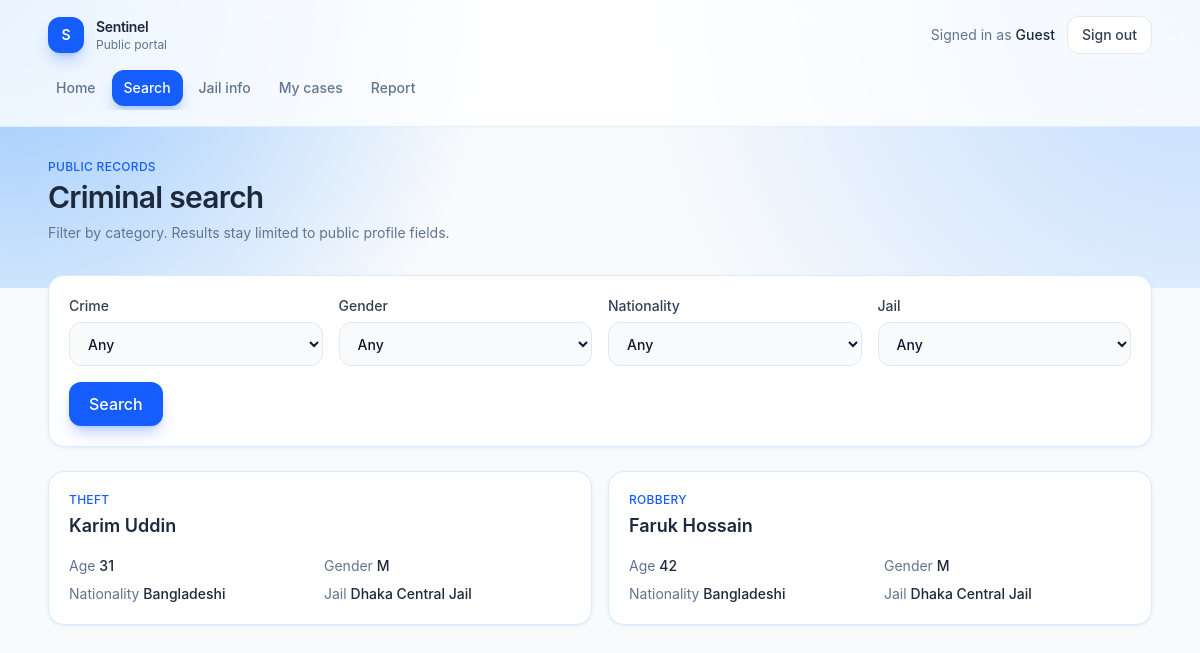
Screenshot of /search with the database file from the repository.
### tables this page shows
CREATE TABLE Criminal (
    CID INTEGER PRIMARY KEY,
    Name TEXT NOT NULL,
    Age INTEGER,
    Crime TEXT,
    Height REAL,
    Gender TEXT,
    Nationality TEXT,
    JID INTEGER,
    time_sentenced TEXT,
    FOREIGN KEY (JID) REFERENCES Jail(JID)
);

### app.py (the view)
@app.route("/search")
def search_criminals():
    db = get_db()
    crime = request.args.get("crime") or ""
    gender = request.args.get("gender") or ""
    nationality = request.args.get("nationality") or ""
    jail_id = request.args.get("jail_id") or ""
    query = """
    SELECT CRIMINAL.*, Jail.Name AS jail_name
    FROM CRIMINAL
    LEFT JOIN Jail ON CRIMINAL.JID = Jail.JID
    WHERE 1=1"""
    params = []
    if crime:
        query += " AND Crime LIKE ?"
        params.append(f"%{crime}%")
    if gender:
        query += " AND Gender = ?"
        params.append(gender)
    if nationality:
        query += " AND Nationality = ?"
        params.append(nationality)
    if jail_id:
        query += " AND JID = ?"
        params.append(jail_id)
    criminals = db.execute(query, params).fetchall()
    return render_template("search.html", criminals=criminals, crime=crime, gender=gender, nationality=nationality, jail_id=jail_id)

### app.py (called while the page is built)
def get_db():
    if "db" not in g:
        g.db = sqlite3.connect(app.config["DATABASE"])
        g.db.row_factory = sqlite3.Row
    return g.db

### templates/search.html (shortened to what this page needs)
{% extends "app.html" %}
{% set filters = filters if filters is defined else {"crime": "", "gender": "", "nationality": "", "jail_id": ""} %}
{% set crimes = crimes if crimes is defined else ["Theft", "Fraud", "Assault", "Robbery", "Drug offense", "Other"] %}
{% set nationalities = nationalities if nationalities is defined else ["Bangladeshi", "Other"] %}
{% set jails = jails if jails is defined else [{"JID": 1, "Name": "Dhaka Central Jail"}, {"JID": 2, "Name": "Kashimpur Central Jail"}] %}
{% set results = results if results is defined else [
    {"CID": 101, "Name": "Karim Uddin", "Age": 31, "Crime": "Theft", "Gender": "M", "Nationality": "Bangladeshi", "jail_name": "Dhaka Central Jail"},
    {"CID": 103, "Name": "Faruk Hossain", "Age": 42, "Crime": "Robbery", "Gender": "M", "Nationality": "Bangladeshi", "jail_name": "Dhaka Central Jail"},
] %}
{% block page %}
<div class="mb-8">
    <p class="text-xs font-medium uppercase tracking-wide text-blue-600">Public records</p>
    <h1 class="mt-1 text-3xl font-semibold tracking-tight text-slate-800">Criminal search</h1>
    <p class="mt-2 text-sm text-slate-500">Filter by category. Results stay limited to public profile fields.</p>
</div>
<article class="rounded-2xl border border-blue-100 bg-white p-5 shadow-sm shadow-blue-100/50">
    <form action="{{ url_for('search_criminals') }}" method="get" class="grid gap-4 sm:grid-cols-2 lg:grid-cols-4">
        <label class="flex flex-col gap-1.5 text-sm font-medium text-slate-700">
            Crime
            <select name="crime" class="h-11 rounded-xl border border-slate-200 bg-slate-50 px-3.5 outline-none focus:border-blue-500 focus:bg-white focus:ring-4 focus:ring-blue-100">
                <option value="">Any</option>
            </select>
        </label>
        <label class="flex flex-col gap-1.5 text-sm font-medium text-slate-700">
            Gender
            <select name="gender" class="h-11 rounded-xl border border-slate-200 bg-slate-50 px-3.5 outline-none focus:border-blue-500 focus:bg-white focus:ring-4 focus:ring-blue-100">
                <option value="">Any</option>
            </select>
        </label>
        <label class="flex flex-col gap-1.5 text-sm font-medium text-slate-700">
            Nationality
            <select name="nationality" class="h-11 rounded-xl border border-slate-200 bg-slate-50 px-3.5 outline-none focus:border-blue-500 focus:bg-white focus:ring-4 focus:ring-blue-100">
                <option value="">Any</option>
            </select>
        </label>
        <label class="flex flex-col gap-1.5 text-sm font-medium text-slate-700">
            Jail
            <select name="jail_id" class="h-11 rounded-xl border border-slate-200 bg-slate-50 px-3.5 outline-none focus:border-blue-500 focus:bg-white focus:ring-4 focus:ring-blue-100">
                <option value="">Any</option>
            </select>
        </label>
        <div class="sm:col-span-2 lg:col-span-4">
            <button type="submit" class="h-11 rounded-xl bg-blue-600 px-5 font-medium text-white shadow-lg shadow-blue-600/25 transition hover:bg-blue-700">Search</button>
        </div>
    </form>
</article>
<section class="mt-6 grid gap-4 sm:grid-cols-2">
    {% if results %}
        {% for person in results %}
        <article class="rounded-2xl border border-blue-100 bg-white p-5 shadow-sm shadow-blue-100/50">
            <p class="text-xs font-medium uppercase tracking-wide text-blue-600">{{ person.Crime or "Unspecified" }}</p>
            <h2 class="mt-1 text-lg font-semibold text-slate-800">{{ person.Name }}</h2>
            <dl class="mt-4 grid grid-cols-2 gap-2 text-sm text-slate-500">
                <div>Age <span class="font-medium text-slate-800">{{ person.Age or "—" }}</span></div>
                <div>Gender <span class="font-medium text-slate-800">{{ person.Gender or "—" }}</span></div>
                <div>Nationality <span class="font-medium text-slate-800">{{ person.Nationality or "—" }}</span></div>
                <div>Jail <span class="font-medium text-slate-800">{{ person.jail_name or "—" }}</span></div>
            </dl>
        </article>
        {% endfor %}
    {% else %}
    <article class="rounded-2xl border border-blue-100 bg-white px-5 py-10 text-center text-sm text-slate-500 sm:col-span-2">
        No matching public records.
    </article>
    {% endif %}
</section>
{% endblock %}

### rows the page displays
Criminal: Crime "ROBBERY", Name "Faruk Hossain", Age "42", Gender "M", Nationality "Bangladeshi", jail_name "Dhaka Central Jail"

### other values shown
{{ "Police desk" if role == "police" else "Public portal" }} "Public portal"
{{ user_name }} "Guest"
{{ label }} "Home Search Jail info My cases Report"
{{ person.Crime or "Unspecified" }} "THEFT"
{{ person.Name }} "Karim Uddin"
{{ person.Age or "—" }} "31"
{{ person.Gender or "—" }} "M"
{{ person.Nationality or "—" }} "Bangladeshi"
{{ person.jail_name or "—" }} "Dhaka Central Jail"
